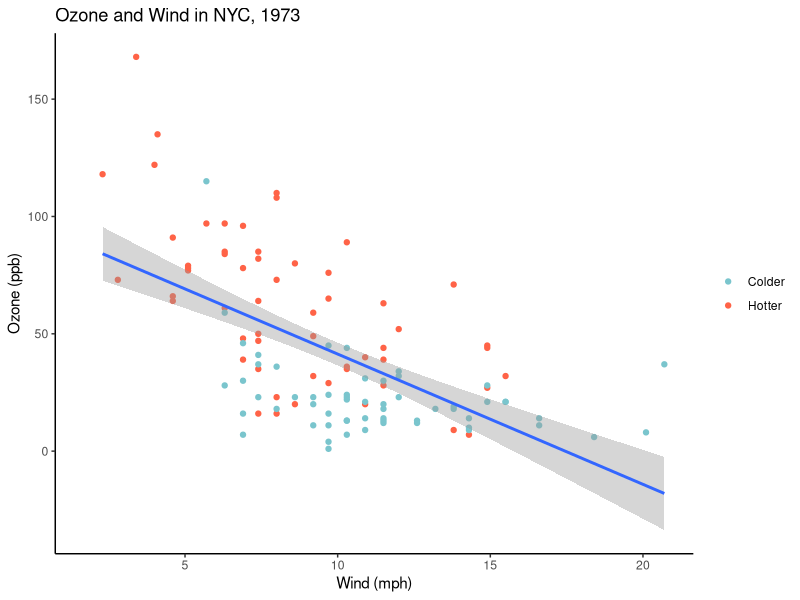
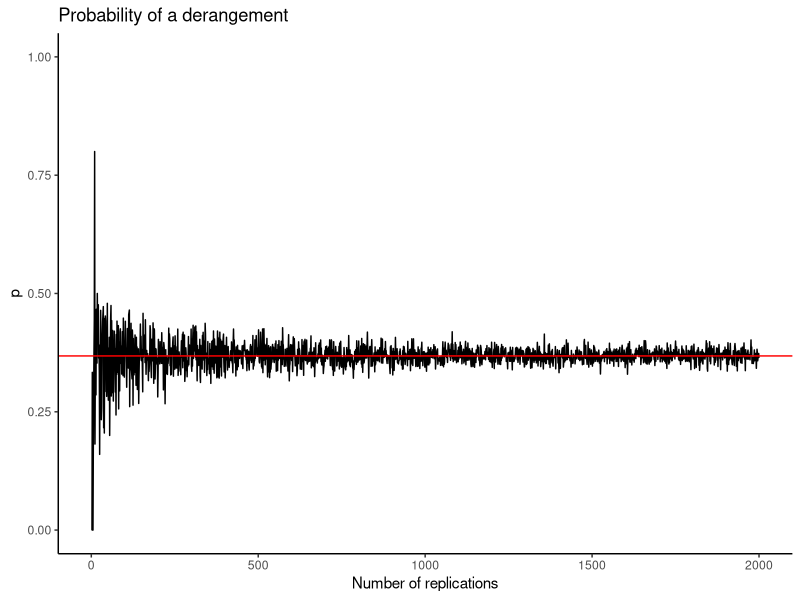
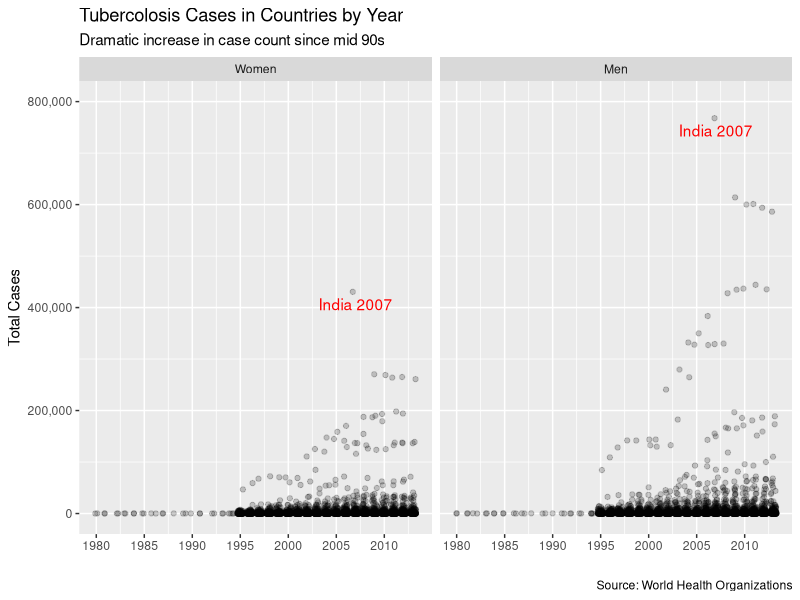
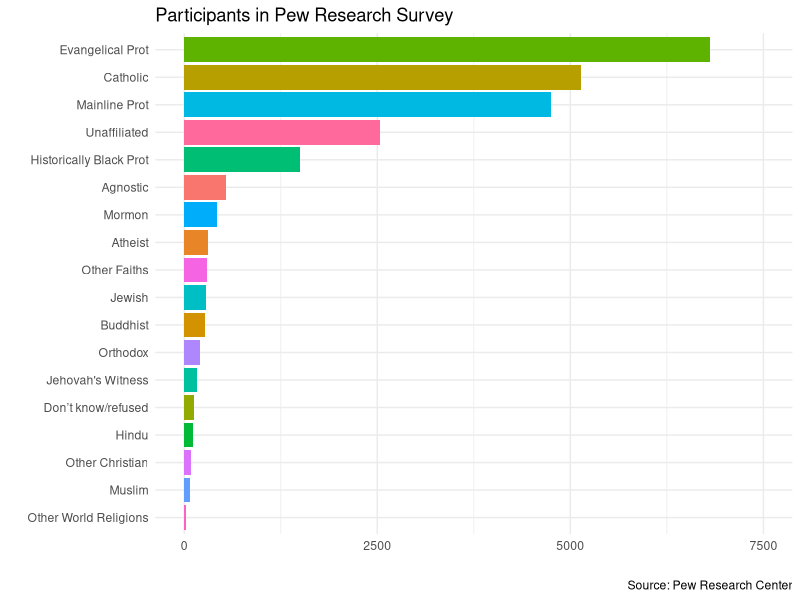

These figures' R source, in order:
## ---- chunk 1
library(tidyverse)
library(datasets)
library(scales)
library(ggrepel)
## ---- chunk 2
aqdata <- as_tibble(airquality)
tempData1 <- aqdata |> filter(Temp >= 80) |> mutate(Feels = 'Hotter')
tempData2 <- aqdata |> filter(Temp < 80) |> mutate(Feels = 'Colder') 
aqdata <- rbind(tempData1, tempData2)
plot <- ggplot(aqdata, mapping = aes(x = Wind, y = Ozone, color=Feels))
plot + geom_point(aes()) +
       geom_smooth(method='lm', se = TRUE, col='#3366ff') +
       scale_color_manual(values = c("Colder" = "cadetblue3", "Hotter" = "tomato"), name=NULL) +
       labs(x = 'Wind (mph)', y = 'Ozone (ppb)', title='Ozone and Wind in NYC, 1973') +
       guides(fill=guide_legend(title='test')) +
       theme_classic() 
## ---- chunk 3
checkDerange <- function(sequence)
{
       for(i in 1:length(sequence))
       {
              if(i == sequence[i])
              {
                     return(FALSE)
              }
       }
       return(TRUE)
}

trial <- function(numReps)
{
       values <- replicate(n=numReps, sample(1:100))
       isDerange = c()
       for(i in 1:numReps)
       {
              isDerange[i] = checkDerange(values[,i])
       }
       return(sum(isDerange)/length(isDerange))
}


plot_values = c()
for(i in 1:2000)
{
       plot_values[i] = trial(i)
}
plot_x = 1:2000
plot_2_df <- data.frame(plot_x, plot_values)

plot_2 <- ggplot(plot_2_df, mapping=aes(x = plot_x, plot_values))
plot_2 + geom_line() +
         geom_hline(yintercept=0.368, col='red') +
         labs(x = 'Number of replications', y = 'p', title = 'Probability of a derangement') +
         theme_classic() +
         coord_cartesian(ylim = c(0, 1.0)) 
## ---- chunk 4
who_tidy <- who |>
  pivot_longer(cols = new_sp_m014:newrel_f65,
               names_to = "key",
               values_to = "cases",
               values_drop_na = TRUE) |>
  mutate(key = stringr::str_replace(key, "newrel", "new_rel")) |>
  separate(key, c("new", "type", "sexage"), sep = "_") |>
  select(-new, -iso2, -iso3) |>
  separate(sexage, c("sex", "age"), 1)
who_tidy

plot_3_tb <- who_tidy |> group_by(country, year, sex) |> summarise(numCases=sum(cases))
plot_3 <- ggplot(plot_3_tb, mapping=aes(x=year, y=numCases)) 
plot_3 + geom_jitter(aes(group=country), width=0.3, alpha=0.2) +
         geom_text_repel(data=filter(plot_3_tb, country=='India', year==2007), col='red', vjust=0, label='India 2007') +
         facet_wrap(~sex, labeller=labeller(sex = c('f' = 'Women','m' = 'Men'))) +
         coord_cartesian(ylim=(c(0,800000))) +
         scale_y_continuous(labels=label_comma()) +
         scale_x_continuous(breaks = seq(1980, 2015, by = 5)) +
         labs(x='', y='Total Cases', title = 'Tubercolosis Cases in Countries by Year',
              subtitle = 'Dramatic increase in case count since mid 90s', caption = 'Source: World Health Organizations')
## ---- chunk 5
relig_income_tidy <- relig_income |> pivot_longer(cols = c('<$10k', '$10-20k', '$20-30k', '$30-40k', '$40-50k', '$50-75k', '$75-100k'), 
                                                  names_to = "income",
                                                  values_to = "frequency") |>
                                     select(religion, income, frequency)
## ---- chunk 6
plot_4 <- ggplot(relig_income_tidy, mapping=aes(x=frequency, y=reorder(religion, frequency), fill=religion))
plot_4  + geom_col() +
          guides(fill="none") +
          coord_cartesian(xlim=(c(0,7500))) +
          scale_x_continuous(breaks = seq(0,7500, by=2500)) +
          labs(x = '', y = '', title = 'Participants in Pew Research Survey', caption = 'Source: Pew Research Center') +
          theme_minimal()
